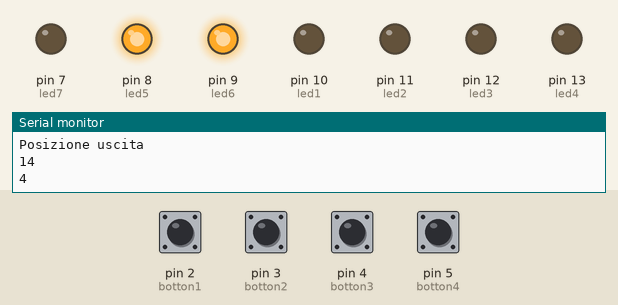
The sketch below on a simulated Arduino Uno, built with avr-gcc and run on an emulated ATmega328P. On the bench: output pins drawn as LEDs (lit = HIGH), the last lines printed to the serial monitor. The inputs (shaded band) are chosen by the test bench; at power-on: pin 2 (botton1), pin 3 (botton2), pin 4 (botton3), pin 5 (botton4) LOW. Random numbers use the default seed unless the sketch sets one.

Above: at 1.2 s.
1.3 s: pin 2 (botton1) pulled HIGH for 0.15 s
At 2.4 s:
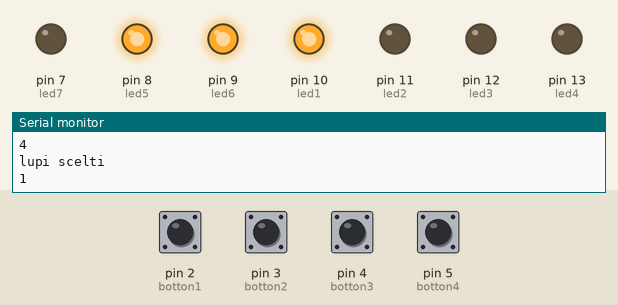
At 4.7 s:
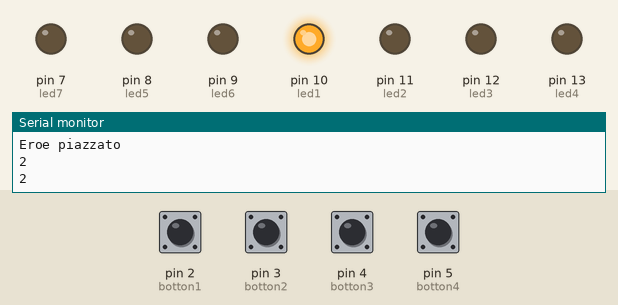
Timing chart, 0 to 14.0 s (numbered marks = the images above; inputs shaded):
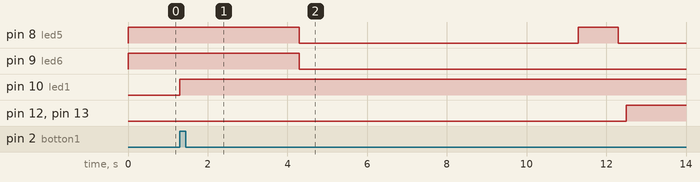

The sketch:

runfromthewolf.ino
```cpp
// dimensione matrice

int size=15;
int room[15][15] = {
              {0,0,1,1,1,1,1,1,0,1,0,1,0,1,1},
              {1,1,1,1,0,1,0,0,1,1,1,1,1,1,0},
              {0,1,1,0,0,1,1,1,1,1,0,0,1,1,1},
              {1,1,1,0,1,1,1,1,0,0,1,1,1,0,0},
              {1,0,1,1,1,0,0,1,1,1,0,0,1,1,1},
              {0,1,1,1,0,1,1,1,1,0,1,1,1,0,0},
              {1,1,1,0,1,1,0,1,1,1,0,1,1,1,1},
              {0,1,0,1,1,1,0,0,1,0,0,0,0,1,0},
              {1,1,1,1,1,1,1,0,1,1,0,0,0,1,0},
              {0,0,1,1,1,0,0,0,1,1,1,1,1,1,1},
              {1,1,1,1,0,1,1,1,1,0,0,0,0,0,1},
              {0,0,1,0,1,0,0,1,0,0,0,0,1,1,1},
              {1,1,1,0,1,0,1,1,1,0,0,0,0,1,0},
              {0,0,1,1,1,1,0,1,0,0,1,1,1,1,1},
              {1,1,1,0,0,0,0,0,0,0,0,1,0,1,1},
              };


//variabili sistema
int led1=10; //est.
int led2=11; //ovest.
int led3=12; // nord.
int led4=13; //sud.
int led5=8;  // led verde.
int led6=9;  // led rosso.
int led7=7; //led blu
int botton1=2;
int botton2=3;
int botton3=4;
int botton4=5;
int herox,heroy;
int keyx,keyy;
bool herokey=false;
// variabili gioco.
int wolfx[4];
int wolfy[4];
bool checkpos=false;
bool verify=false;
int end=false;
int wolfdice=0;


void setup() {
  // put your setup code here, to run once:
Serial.begin(9600);
pinMode(led1,OUTPUT);
pinMode(led2,OUTPUT);
pinMode(led3,OUTPUT);
pinMode(led4,OUTPUT);
pinMode(led5,OUTPUT);
pinMode(led6,OUTPUT);
pinMode(led7,OUTPUT);
pinMode(botton1,INPUT);
pinMode(botton2,INPUT);
pinMode(botton3,INPUT);
pinMode(botton4,INPUT);
randomSeed(analogRead(0));

}

void loop() {
  // put your main code here, to run repeatedly:
//Accensione led che segnalano l'inizializzazione.
Serial.println("Ciao");
checkpos=false;
verify=false;
end=false;
herokey=false;
int nwolves=0;
digitalWrite(led5,HIGH);
digitalWrite(led6,HIGH);
int exitx=0;
int exity=0;

while (room[exity][exitx]==0)
{
 exitx=random(0,size);
 exity=random(0,size);
}
Serial.println("Posizione uscita");
Serial.println(exitx);
Serial.println(exity);
while (nwolves==0)
{
  if (digitalRead(botton1)==HIGH) nwolves=1;
  if (digitalRead(botton2)==HIGH) nwolves=2;
  if (digitalRead(botton3)==HIGH) nwolves=3;
  if (digitalRead(botton4)==HIGH) nwolves=4;
}
Serial.println("lupi scelti");
Serial.println(nwolves);
if (nwolves==1)
{
digitalWrite(led1,HIGH);
delay(3000);
}
if (nwolves==2)
{
digitalWrite(led2,HIGH);
delay(3000);
}
if (nwolves==3)
{
digitalWrite(led3,HIGH);
delay(3000);
}
if (nwolves==4)
{
digitalWrite(led4,HIGH);
delay(3000);
}

int cont=0;
digitalWrite(led5,LOW);
digitalWrite(led6,LOW);
digitalWrite(led7,LOW);

while (cont<nwolves)
{
  int randNumber = random(4);
  //Serial.println(randNumber);
  int xwolf = random(0,size);
  int ywolf = random (0,size);


  if (room[ywolf][xwolf]==1)
  {
    wolfx[cont]=xwolf;
    wolfy[cont]=ywolf;
    cont=cont+1;
  Serial.println(xwolf);
  Serial.println(ywolf);
  }

}
Serial.println("Lupi piazzati");
while (checkpos==false)
{
//Serial.println("sono dentro");
do
{

herox=random(0,size);
heroy=random(0,size);


} while (room[heroy][herox]!=1 || (herox==exitx && heroy==exity));
verify=false;
Serial.println("Eroe piazzato");
Serial.println(herox);
Serial.println(heroy);
delay(2000);
for (int i=0;i<nwolves;i++)
{
if (herox==wolfx[i] && heroy==wolfy[i])
{
  verify=true;

}
if  (herox==exitx && heroy==exity) verify=true;
}
if (verify!=true)
{
checkpos=true;

}
}

keyx=random(0,size);
keyy=random(0,size);
while ((keyx==herox && keyy==heroy) || (keyx==exitx && keyy==exity)|| (room[keyy][keyx]==0))
{
keyx=random(0,size);
keyy=random(0,size);
}
Serial.println("posizione chiave");
Serial.println(keyx);
Serial.println(keyy);

delay(5000);
digitalWrite(led5,HIGH);
digitalWrite(led6,LOW);
delay(1000);
digitalWrite(led5,LOW);
digitalWrite(led6,LOW);

while (end==false)
{
//Serial.print("sono nel ciclo gioco");
delay(200);
if (herox==size-1) digitalWrite(led2,LOW);
if (herox==0) digitalWrite(led1,LOW);
if (heroy==0) digitalWrite(led3,LOW);
if (heroy==size-1) digitalWrite(led4,LOW);


if (herox<size-1)
{
if (room[heroy][herox+1]==1)
{
digitalWrite(led2,HIGH);
}
else
{
digitalWrite(led2,LOW);
}

}
if (herox>0)
{
if (room[heroy][herox-1]==1)
{
digitalWrite(led1,HIGH);
}
else
{
digitalWrite(led1,LOW);
}

}
if (heroy>0)
{
if (room[heroy-1][herox]==1)
{
digitalWrite(led3,HIGH);
}
else
{
digitalWrite(led3,LOW);
}

}
if (heroy<size-1)
{
if (room[heroy+1][herox]==1)
{
digitalWrite(led4,HIGH);
}
else
{
digitalWrite(led4,LOW);
}

}

if (digitalRead(botton2) && digitalRead(led2))
{
  herox++;
  Serial.println("Ti sei mosso di x+1");
}
if (digitalRead(botton1) && digitalRead(led1))
{
  herox--;
  Serial.println("Ti sei mosso di x-1");
}
if (digitalRead(botton3) && digitalRead(led3))
{
  heroy--;
  Serial.println("Ti sei mosso di y-1");
}
if (digitalRead(botton4) && digitalRead(led4))
{
  heroy++;
  Serial.println("Ti sei mossi di y+1");
}
for (int j=0;j<nwolves;j++)
{
 wolfdice=random(0,4);
 if ((wolfdice==0) && (wolfx[j]<size-1))
 {
if (room[wolfy[j]][wolfx[j]+1]==1)  wolfx[j]++;
 }
 if ((wolfdice==1) && (wolfx[j]>0))
 {
if (room[wolfy[j]][wolfx[j]-1]==1) wolfx[j]--;
 }
 if ((wolfdice==2) && (wolfy[j]<size-1))
 {
if (room[wolfy[j]+1][wolfx[j]]==1) wolfy[j]++;
 }
 if ((wolfdice==3) && (wolfy[j]>0))
 {
if (room[wolfy[j]-1][wolfx[j]]==1) wolfy[j]--;


 }
Serial.println(j) ;
Serial.println("Il lupo numero è nella posizione");
Serial.println(wolfx[j]);

Serial.println(wolfy[j]);

}
for (int k=0;k<nwolves;k++)
{
if (wolfx[k]==herox && wolfy[k]==heroy)

{
digitalWrite(led6,HIGH);
digitalWrite(led7,LOW);
digitalWrite(led5,LOW);

Serial.println("Il lupo ti ha preso");
delay(4000);
end=true;
checkpos=false;
digitalWrite(led1,LOW);
digitalWrite(led2,LOW);
digitalWrite(led3,LOW);
digitalWrite(led4,LOW);
digitalWrite(led5,LOW);
digitalWrite(led6,LOW);
}
}

if ((herox==keyx && heroy==keyy) && (herokey==false))
{
  herokey=true;
  Serial.println("chiave presa");
  delay(3000);
  digitalWrite(led7,HIGH);


}
if (herox==exitx && heroy==exity)

{
Serial.println("Hai trovato l'uscita");
if (herokey==true)
{
digitalWrite(led5,HIGH);
delay(4000);
end=true;
checkpos=false;
digitalWrite(led1,LOW);
digitalWrite(led2,LOW);
digitalWrite(led3,LOW);
digitalWrite(led4,LOW);
digitalWrite(led5,LOW);
digitalWrite(led6,LOW);
}
else
{
int h=0;
for (h=0;h<5;h++)
{
  Serial.println("cavolo");
  digitalWrite(led5,HIGH);
  delay(200);
  digitalWrite(led5,LOW);
}
}
}
}

}
```

Measured:
- after the input at 1.3 s, pin 8 (led5): HIGH → LOW after 3.0 s, → HIGH 7.0 s later, → LOW 1.0 s later; pin 9 (led6): HIGH → LOW after 3.0 s; pin 10 (led1): LOW → HIGH at once; pin 12 (led3), pin 13 (led4): LOW → HIGH after 11.2 s
